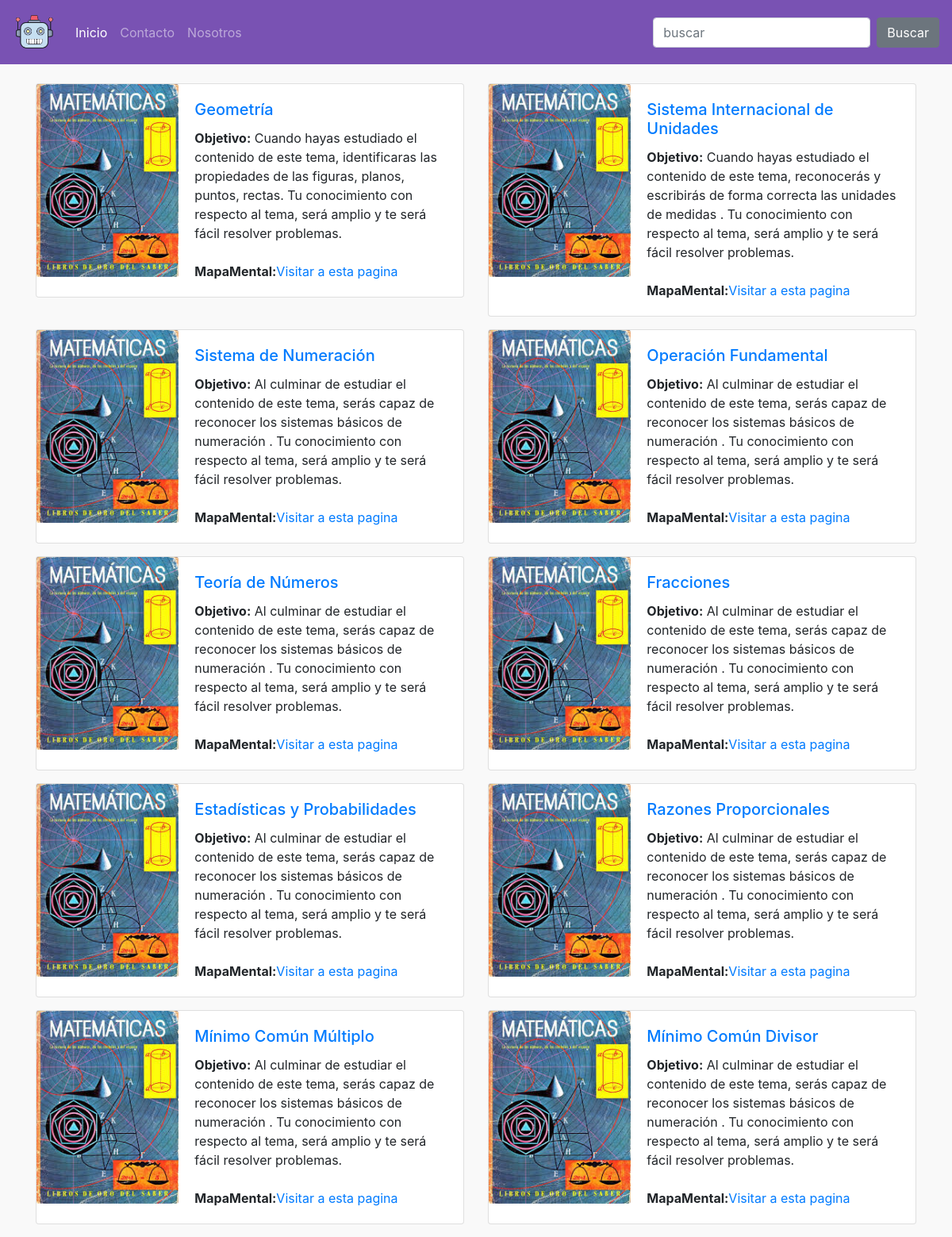
Screenshot of /?url=temas/list/1 with the database file from the repository.
### tables this page shows
CREATE TABLE `tbltemass` (
  `IdTema` int(11) NOT NULL,
  `nombreTema` varchar(255) NOT NULL,
  `objetivoTema` text NOT NULL,
  `mapaMentallTema` text NOT NULL,
  `IdAsignatura` int(11) NOT NULL,
  `imagen` varchar(255) DEFAULT NULL
);

### app/controller/TemasController.php (called while the page is built)
<?php
	class Temas extends Controller{
		public function __construct(){
			$this->tema=$this->model('tema');
		}
		public function list($curso){
			$data=$this->tema->registros($curso);
            $this->view('pages/tema',$data);
        }
	}

### app/library/Core.php (called while the page is built, shortened)
<?php
	class Core{
		protected $controladorActual='Index';
		protected $metodoActual='index';
		public function __construct(){
			$url=$this->getUrl();
			if (file_exists('app/controller/'.ucwords($url[0]).'Controller.php')) {
				$this->controladorActual=ucwords($url[0]);
				unset($url[0]);
			}
			require_once "app/controller/".$this->controladorActual.'Controller.php';
			$this->controladorActual=new $this->controladorActual;
			if (isset($url[1])) {
				if (method_exists($this->controladorActual, $url[1])) {
					$this->metodoActual=$url[1];
					unset($url[1]);
				}
			}
			$this->parametros=$url ? array_values($url) : [];
			call_user_func_array([$this->controladorActual,$this->metodoActual],$this->parametros);
		}
		public function getUrl(){
			if(isset($_GET['url'])){
				$url=rtrim($_GET['url'],'/');
				$url=filter_var($url, FILTER_SANITIZE_URL);
				$url=explode('/', $url);
				return $url;
			}
		}
	}

### index.php (called while the page is built, shortened)
<?php
	$iniciar=new Core;

### app/library/Bd.php (called while the page is built, shortened)
<?php
	class Bd{
		private $host=DB_HOST;
		private $usuario=DB_USUARIO;
		private $password=DB_PASSWORD;
		private $nombre_base=DB_NOMBRE;
		private $dbh;
		private $stmt;
		public function __construct(){
			$dsn='mysql:host='.$this->host.';dbname='.$this->nombre_base;
			$opciones=array(
				PDO::ATTR_PERSISTENT=>true,
				PDO::ATTR_ERRMODE=>PDO::ERRMODE_EXCEPTION
			);
			try{
				$this->dbh=new PDO($dsn,$this->usuario,$this->password,$opciones);
				$this->dbh->exec('set names utf8');
			}catch(PDOException $e){
				$this->error=$e->getMessage();
				echo $this->error;
			}
		}
		public function query($sql){
			$this->stmt=$this->dbh->prepare($sql);
		}
		public function execute(){
			return $this->stmt->execute();
		}
		public function registros(){
			$this->execute();
			return $this->stmt->fetchAll(PDO::FETCH_OBJ);
		}
	}
?>

### app/model/tema.php (called while the page is built, shortened)
<?php
	class tema{
		private $db;
		public function __construct(){
			$this->db=new Bd;
		}
		public function registros($curso){
			$this->db->query("SELECT * FROM tbltemass INNER JOIN tblasignatura ON tbltemass.IdAsignatura=tblasignatura.IdAsignatura WHERE tblasignatura.IdAsignatura='$curso'");
			return $this->db->registros();
		}
	}

### app/view/pages/tema.php (the view, shortened to what this page needs)
<?php require ROUT_APP.'/view/partials/header.php'; ?>
<?php require ROUT_APP.'/view/partials/nav.php';?>
	<br>
    <div class="container">
    	<div class="row">
		<?php
			foreach($data as $item){
                $imagen="public/assets/images/matematica.jpeg";
				?>
					<div class="col-md-6">
						<div class="card mb-3" style="max-width: 540px;">
							<div class="row no-gutters">
								<div class="col-md-4">
									<img src="public/assets/images/matematica.jpeg" class="card-img" alt="...">
								</div>
								<div class="col-md-8">
								<div class="card-body">
									<h5 class="card-title"><a href="#"><?php echo $item->nombreTema; ?></a></h5>
									<p class="card-text">
                                       <b>Objetivo:</b> <?php echo $item->objetivoTema; ?><br><br>
                                        <b>MapaMental:</b><a href="<?php echo $imagen; ?>">Visitar a esta pagina</a>
									</p>
								</div>
								</div>
							</div>
						</div>
					</div>
				<?php
			}
		?>
		</div>
	</div>
<?php require ROUT_APP.'/view/partials/footer.php'; ?>

### public/assets/css/app.css (style rules this page uses)
body { background-color: #f9f9f9; }

### rows the page displays
tbltemass: nombreTema "Geometría", objetivoTema "Cuando hayas estudiado el contenido de este tema, identificaras las propiedades de las figuras, planos, puntos, rectas. Tu conocimiento con respecto al tema, será amplio y te será fácil resolver problemas."
tbltemass: nombreTema "Sistema Internacional de Unidades", objetivoTema "Cuando hayas estudiado el contenido de este tema, reconocerás y escribirás de forma correcta las unidades de medidas . Tu conocimiento con respecto al tema, será amplio y te será fácil resolver problemas."
tbltemass: nombreTema "Sistema de Numeración", objetivoTema "Al culminar de estudiar el contenido de este tema, serás capaz de reconocer los sistemas básicos de numeración . Tu conocimiento con respecto al tema, será amplio y te será fácil resolver problemas."
tbltemass: nombreTema "Operación Fundamental", objetivoTema "Al culminar de estudiar el contenido de este tema, serás capaz de reconocer los sistemas básicos de numeración . Tu conocimiento con respecto al tema, será amplio y te será fácil resolver problemas."
tbltemass: nombreTema "Teoría de Números", objetivoTema "Al culminar de estudiar el contenido de este tema, serás capaz de reconocer los sistemas básicos de numeración . Tu conocimiento con respecto al tema, será amplio y te será fácil resolver problemas."
tbltemass: nombreTema "Fracciones", objetivoTema "Al culminar de estudiar el contenido de este tema, serás capaz de reconocer los sistemas básicos de numeración . Tu conocimiento con respecto al tema, será amplio y te será fácil resolver problemas."
tbltemass: nombreTema "Estadísticas y Probabilidades", objetivoTema "Al culminar de estudiar el contenido de este tema, serás capaz de reconocer los sistemas básicos de numeración . Tu conocimiento con respecto al tema, será amplio y te será fácil resolver problemas."
tbltemass: nombreTema "Razones Proporcionales", objetivoTema "Al culminar de estudiar el contenido de este tema, serás capaz de reconocer los sistemas básicos de numeración . Tu conocimiento con respecto al tema, será amplio y te será fácil resolver problemas."
tbltemass: nombreTema "Mínimo Común Múltiplo", objetivoTema "Al culminar de estudiar el contenido de este tema, serás capaz de reconocer los sistemas básicos de numeración . Tu conocimiento con respecto al tema, será amplio y te será fácil resolver problemas."
tbltemass: nombreTema "Mínimo Común Divisor", objetivoTema "Al culminar de estudiar el contenido de este tema, serás capaz de reconocer los sistemas básicos de numeración . Tu conocimiento con respecto al tema, será amplio y te será fácil resolver problemas."
